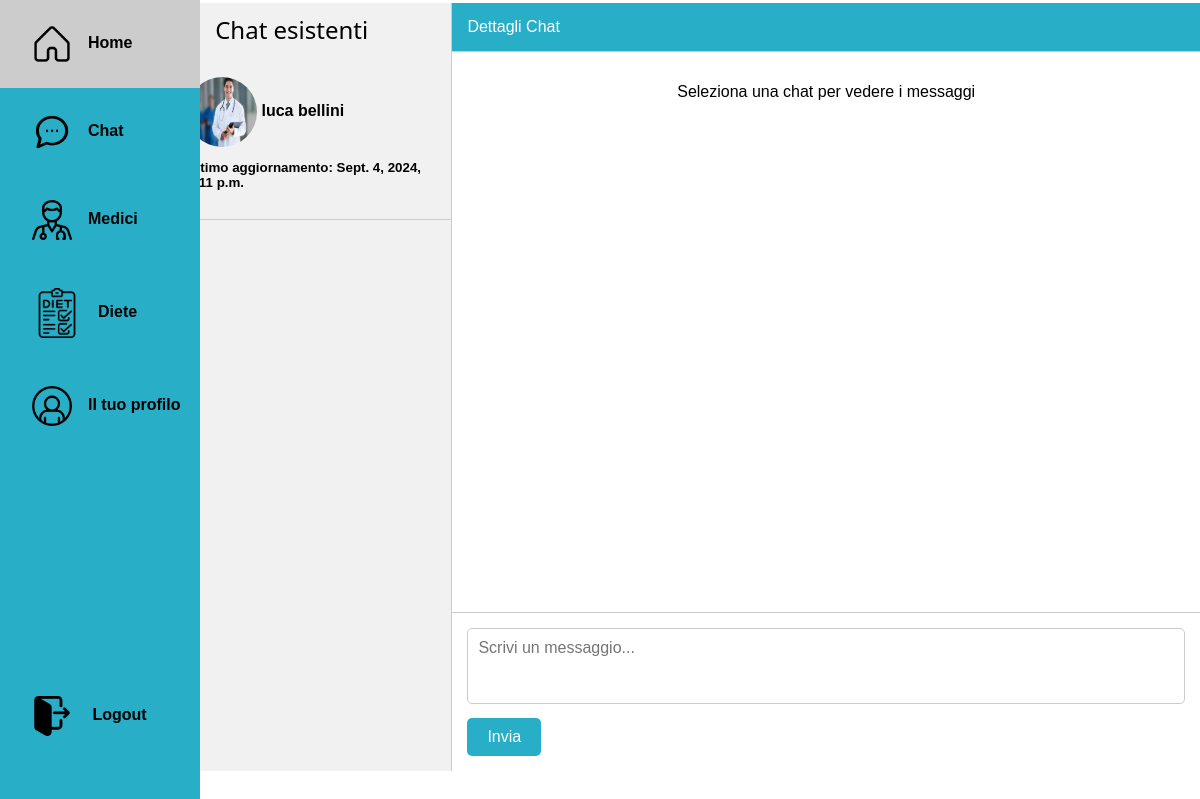
The page /chats/ (signed in) on the database as committed earlier.
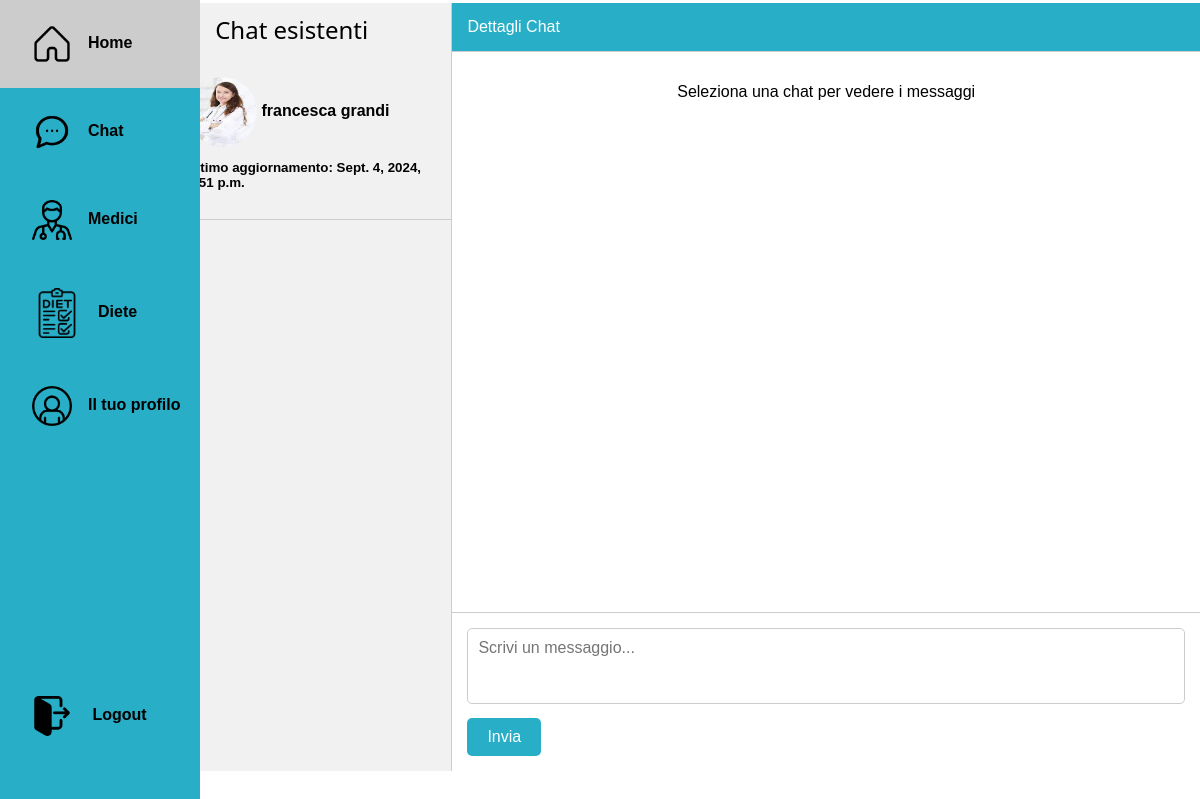
The same page on the database as committed later.
### myapp/models.py (models this page shows, shortened)
class Utente(AbstractUser):
    cf = models.CharField(max_length=16, blank=True)
    nome = models.CharField(max_length=30, blank=True)
    cognome = models.CharField(max_length=30, blank=True)
    provincia = models.CharField(max_length=2, blank=True)
    telefono = models.CharField(max_length=10)
    email = models.EmailField(max_length=100, blank=True)
    genere = models.CharField(max_length=1, choices=[('M', 'Maschio'), ('F', 'Femmina')])
    data_nascita = models.DateField()
    foto_profilo = models.ImageField(upload_to='images/', default='images/avatar-default.png')
    tipo_utente = models.BooleanField(default=False)  # tipo = 1 => dottore, tipo = 0 => paziente
    objects = CustomUserManager()

class Chat(models.Model):
    participants = models.ManyToManyField(Utente, related_name='chats')
    last_updated = models.DateTimeField(auto_now=True)

### myapp/views.py (the view, shortened to what this page needs)
# urls.py: path('chats/', views.chats, name='chats'),
@login_required
def chats(request, receiver=None):
    if request.user.is_authenticated:
        if request.user.tipo_utente:
            user_chats = Chat.objects.filter(participants=request.user).distinct()
            medici = []
        else:
            cure = Cura.objects.filter(idPaziente=request.user, statoRichiesta=1)  # statoRichiesta=1 indica che la richiesta è accettata
            medici = [cura.idDottore for cura in cure]
            user_chats = Chat.objects.filter(participants=request.user).filter(participants__in=medici).distinct()
    else:
        user_chats = []
        medici = []
    return render(request, 'chat.html', {
        'chats': user_chats,
        'medici': medici,
    })

### myapp/templates/chat.html (shortened to what this page needs)
{% extends 'base.html' %}
{% load static %}
{% block content %}
<link rel="stylesheet" href="{% static 'css/chat.css' %}">
<div class="chat-container" style="display: flex; height: 96vh; width: auto;">
    <div class="contacts">
        <h3 class="w3-center">Chat esistenti</h3>
        <ul style="cursor: pointer">
            {% for chat in chats %}
            <li class="contact" onclick="loadChat('{{ chat.id }}')">
                <div class="contact-name">
                    {% for participant in chat.participants.all %}
                    {% if participant != request.user %}
                    <img src="{{ participant.foto_profilo.url }}" style="width: 70px;height: 70px;border-radius: 50%;">
                    {{participant.nome}}
                    {{participant.cognome}}
                    {%endif %} {% endfor %} <p style="font-size: smaller;">Ultimo aggiornamento: {{ chat.last_updated }}
                    </p>
                </div>
            </li>
            {% empty %}
            <p class="w3-center w3-middle">Non ci sono ancora chat aperte</p>
            {% endfor %}
        </ul>
    </div>
    <div class="chat">
        <div class="chat-header">
            Dettagli Chat
        </div>
        <div class="chat-messages" id="messages">
            <p class="w3-center w3-middle">Seleziona una chat per vedere i messaggi</p>
        </div>
        <div class="chat-input">
            <form id="message-form">
                <textarea id="message-input" name="content" rows="3" placeholder="Scrivi un messaggio..."></textarea>
                <button type="submit" onclick="">Invia</button>
            </form>
        </div>
    </div>
</div>
{% endblock %}

Rows that differ between the two databases and show on the page:
removed Chat: last_updated "Sept. 4, 2024, 2:11 p.m."
no longer on this page (row edited): Utente: foto_profilo (picture), nome "luca", cognome "bellini", shown under "Sept. 4, 2024, 2:11 p.m."
added Chat: last_updated "Sept. 4, 2024, 7:51 p.m."
now on this page (row edited): Utente: foto_profilo (picture), nome "francesca", cognome "grandi", shown under "Sept. 4, 2024, 7:51 p.m."
